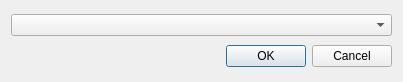
<?xml version="1.0" encoding="UTF-8"?>
<ui version="4.0">
 <class>NodeOperationCreationWindow</class>
 <widget class="QDialog" name="NodeOperationCreationWindow">
  <property name="geometry">
   <rect>
    <x>0</x>
    <y>0</y>
    <width>403</width>
    <height>82</height>
   </rect>
  </property>
  <property name="windowTitle">
   <string>Select Node</string>
  </property>
  <property name="modal">
   <bool>true</bool>
  </property>
  <layout class="QVBoxLayout" name="verticalLayout">
   <item>
    <widget class="QComboBox" name="comboBox"/>
   </item>
   <item>
    <widget class="QDialogButtonBox" name="buttonBox">
     <property name="orientation">
      <enum>Qt::Horizontal</enum>
     </property>
     <property name="standardButtons">
      <set>QDialogButtonBox::Cancel|QDialogButtonBox::Ok</set>
     </property>
    </widget>
   </item>
  </layout>
 </widget>
 <resources/>
 <connections>
  <connection>
   <sender>buttonBox</sender>
   <signal>accepted()</signal>
   <receiver>NodeOperationCreationWindow</receiver>
   <slot>accept()</slot>
   <hints>
    <hint type="sourcelabel">
     <x>248</x>
     <y>254</y>
    </hint>
    <hint type="destinationlabel">
     <x>157</x>
     <y>274</y>
    </hint>
   </hints>
  </connection>
  <connection>
   <sender>buttonBox</sender>
   <signal>rejected()</signal>
   <receiver>NodeOperationCreationWindow</receiver>
   <slot>reject()</slot>
   <hints>
    <hint type="sourcelabel">
     <x>316</x>
     <y>260</y>
    </hint>
    <hint type="destinationlabel">
     <x>286</x>
     <y>274</y>
    </hint>
   </hints>
  </connection>
 </connections>
</ui>
